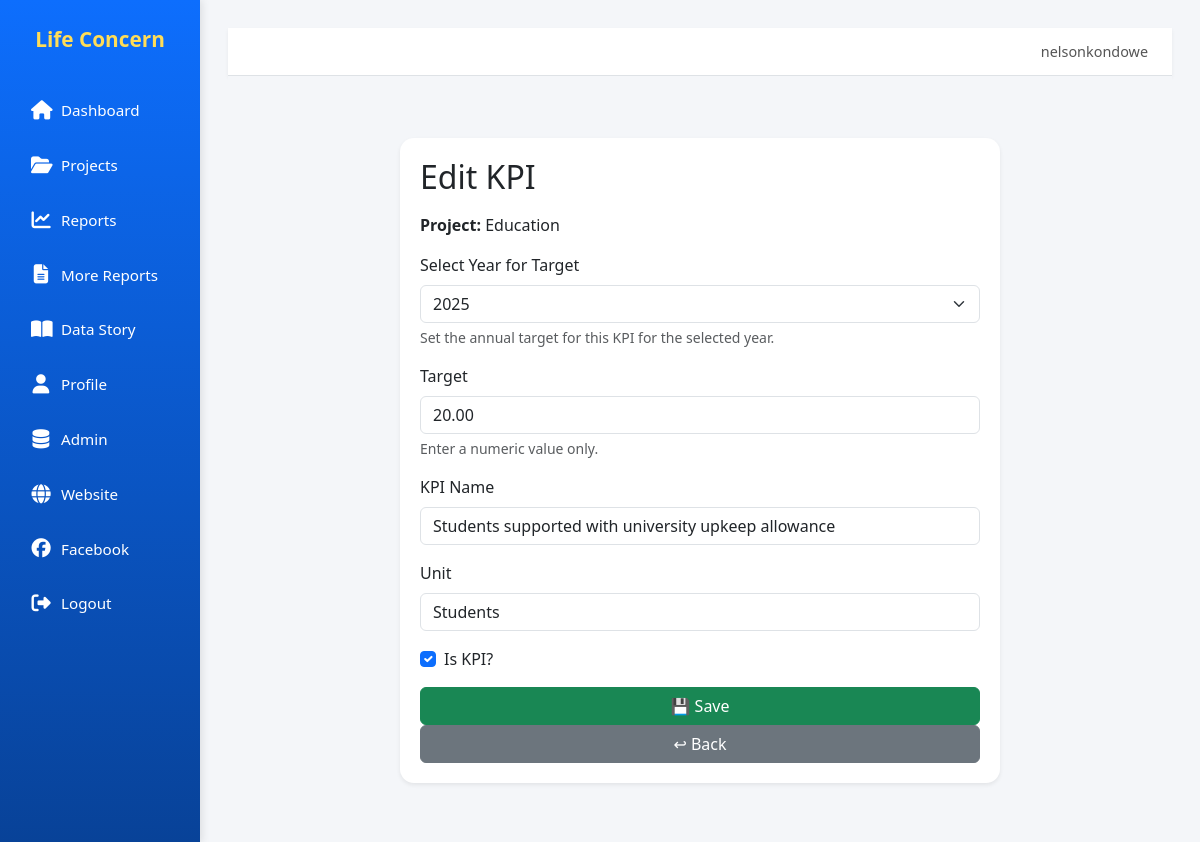
Page /projects/1/indicators/1/edit/ (signed in) on the committed database.
### core/models.py (models this page shows, shortened)
class Project(models.Model):
    name = models.CharField(max_length=200, unique=True)
    description = models.TextField(blank=True)
    start_year = models.IntegerField(null=True, blank=True)
    end_year = models.IntegerField(null=True, blank=True)
    active = models.BooleanField(default=True)

class IndicatorTarget(models.Model):
    indicator = models.ForeignKey(Indicator, on_delete=models.CASCADE, related_name='targets')
    year = models.IntegerField()
    value = models.DecimalField(max_digits=12, decimal_places=2)
    class Meta:
        unique_together = ('indicator', 'year')
        ordering = ['year']

class Indicator(models.Model):
    project = models.ForeignKey(Project, on_delete=models.CASCADE, related_name='indicators')
    name = models.CharField(max_length=200)
    unit = models.CharField(max_length=50, default='count')
    is_kpi = models.BooleanField(default=False)  # KPI flag
    current_value = models.DecimalField(max_digits=12, decimal_places=2, default=0)
    progress = models.DecimalField(max_digits=5, decimal_places=2, default=0)  # % progress
    class Meta:
        unique_together = ('project', 'name')

### core/views.py (the view)
# urls.py: path('projects/<int:project_pk>/indicators/<int:pk>/edit/', views.indicator_edit, name='indicator_edit'),
@login_required
def indicator_edit(request, project_pk, pk):
    project = get_object_or_404(Project, pk=project_pk)
    indicator = get_object_or_404(Indicator, pk=pk, project=project)
    current_year = timezone.now().year
    years = [current_year - 2, current_year - 1, current_year, current_year + 1, current_year + 2]
    try:
        current_target = IndicatorTarget.objects.get(indicator=indicator, year=current_year)
        initial_data = {"target": current_target.value}
        selected_year = current_year
    except IndicatorTarget.DoesNotExist:
        initial_data = {}
        selected_year = current_year
    if request.method == "POST":
        form = IndicatorForm(request.POST, instance=indicator, initial=initial_data)
        if form.is_valid():
            indicator = form.save(commit=False)
            indicator.project = project
            indicator.save()
            target_val = form.cleaned_data.get("target")
            target_year = request.POST.get("year", current_year)
            try:
                target_year = int(target_year)
            except ValueError:
                target_year = current_year
            if target_val is not None:
                try:
                    target_val = float(target_val)
                    IndicatorTarget.objects.update_or_create(
                        indicator=indicator,
                        year=target_year,
                        defaults={"value": target_val},
                    )
                except (ValueError, TypeError):
                    messages.warning(request, "Invalid target value. Please enter a numeric value.")
            messages.success(request, "KPI updated successfully!")
            return redirect("project_detail", pk=project.pk)
        else:
            messages.warning(request, "Please correct the errors in the form.")
    else:
        form = IndicatorForm(instance=indicator, initial=initial_data)
    return render(
        request,
        "core/indicators/indicator_form.html",
        {
            "form": form,
            "project": project,
            "indicator": indicator,
            "title": "Edit KPI",
            "now": timezone.now(),
            "years": years,
            "selected_year": selected_year,
        },
    )

### core/templates/core/indicators/indicator_form.html (shortened to what this page needs)
{% extends 'core/base.html' %}
{% load widget_tweaks %}
{% block content %}
<div class="card shadow-sm" style="padding: 20px; max-width: 600px; margin: auto; margin-top: 30px;">
  <h2 class="mb-3">{{ title }}</h2>
  <p><strong>Project:</strong> {{ project.name }}</p>
  <form method="post" novalidate id="indicatorForm">
    <div class="mb-3">
      <label for="id_year" class="form-label">Select Year for Target</label>
      <select name="year" id="id_year" class="form-select {% if form.errors.year %}is-invalid{% endif %}">
        {% for y in years %}
          <option value="{{ y }}" {% if y == selected_year %}selected{% endif %}>{{ y }}</option>
        {% endfor %}
      </select>
      <div class="form-text">Set the annual target for this KPI for the selected year.</div>
    </div>
    <div class="mb-3">
      <label for="id_target" class="form-label">Target</label>
      <input type="text"
             name="target"
             id="id_target"
             class="form-control {% if form.errors.target %}is-invalid{% endif %}"
             value="{{ form.initial.target|default_if_none:'' }}">
      <div class="form-text">Enter a numeric value only.</div>
    </div>
    <div class="mb-3">
      <label for="{{ form.name.id_for_label }}" class="form-label">KPI Name</label>
      {{ form.name|add_class:"form-control" }}
    </div>
    <div class="mb-3">
      <label for="{{ form.unit.id_for_label }}" class="form-label">Unit</label>
      {{ form.unit|add_class:"form-control" }}
    </div>
    <div class="form-check mb-3">
      {{ form.is_kpi|add_class:"form-check-input" }}
      <label class="form-check-label" for="{{ form.is_kpi.id_for_label }}">Is KPI?</label>
    </div>
    <button type="submit" class="btn btn-success">💾 Save</button>
    <a href="{% url 'project_detail' project.pk %}" class="btn btn-secondary">↩ Back</a>
  </form>
</div>
{% endblock %}

### core/templates/core/base.html (shortened to what this page needs)
<!doctype html>
<html lang="en">
<head>
  {% load static %}
  <link rel="stylesheet" href="{% static 'styles.css' %}">
  <link href="https://cdn.jsdelivr.net/npm/bootstrap@5.3.3/dist/css/bootstrap.min.css" rel="stylesheet">
  <link rel="stylesheet" href="https://cdnjs.cloudflare.com/ajax/libs/font-awesome/6.5.0/css/all.min.css">
</head>
<body>
  <div class="layout">
    {% if request.resolver_match.url_name != "login" %}
      <aside class="sidebar">
        <div class="brand">Life Concern</div>
        <nav class="nav">
          <a href="{% url 'dashboard' %}" class="{% if request.resolver_match.url_name == 'dashboard' %}active{% endif %}">
            <i class="fas fa-home"></i> Dashboard
          </a>
          <a href="{% url 'projects' %}" class="{% if request.resolver_match.url_name == 'projects' %}active{% endif %}">
            <i class="fas fa-folder-open"></i> Projects
          </a>
          <a href="{% url 'reports' %}" class="{% if request.resolver_match.url_name == 'reports' %}active{% endif %}">
            <i class="fas fa-chart-line"></i> Reports
          </a>
          <a href="{% url 'more_reports' %}" class="{% if request.resolver_match.url_name == 'more_reports' %}active{% endif %}">
            <i class="fas fa-file-alt"></i> More Reports
          </a>
          <a href="{% url 'data_story' %}" class="{% if request.resolver_match.url_name == 'data_story' %}active{% endif %}">
            <i class="fas fa-book-open"></i> Data Story
          </a>
          <a href="{% url 'profile' %}" class="{% if request.resolver_match.url_name == 'profile' %}active{% endif %}">
            <i class="fas fa-user"></i> Profile
          </a>
          <a href="{% url 'admin:index' %}" target="_blank">
            <i class="fas fa-database"></i> Admin
          </a>
          <a href="https://www.licomw.org" target="_blank">
            <i class="fas fa-globe"></i> Website
          </a>
          <a href="https://web.facebook.com/LifeConcernMalawi" target="_blank">
            <i class="fab fa-facebook"></i> Facebook
          </a>
          <form method="post" action="{% url 'logout' %}">
            <button type="submit">
              <i class="fas fa-sign-out-alt"></i> Logout
            </button>
          </form>
        </nav>
      </aside>
    {% endif %}
    <div class="content">
      {% if request.resolver_match.url_name != "login" %}
        <div class="topbar">
          <div class="user-info">
            {{ request.user.username }}
          </div>
        </div>
      {% endif %}
      <main class="page-body">
        <div class="container-fluid">
          {% block content %}{% endblock %}
        </div>
      </main>
    </div>
  </div>
</body>
</html>

### static/styles.css (style rules this page uses)
body { margin:0; font-family: Arial, Helvetica, sans-serif; background:#f4f9ff; }
a { color:#0a5bd3; text-decoration:none; }
.btn { width:100%; padding:12px; background:#0073e6; color:#fff; border:0; border-radius:8px; cursor:pointer; font-weight:bold; }
.layout { display:grid; grid-template-columns: 260px 1fr; min-height:100vh; }
.sidebar { background:#0073e6; color:#fff; padding: 24px 16px; display:flex; flex-direction:column; }
.brand { color:#ffdd57; font-weight: bold; font-size: 20px; text-align:center; margin-bottom: 20px; }
.nav a { display:block; color:#fff; padding:10px 12px; border-radius:8px; margin-bottom:8px; }
.content { padding: 28px; }
.card { background:#fff; border-radius:12px; padding: 20px; box-shadow: 0 6px 18px rgba(0,0,0,.06); margin-bottom:20px; overflow:auto; }

### core/templates/core/base.html (style rules this page uses)
body { font-family: "Segoe UI", sans-serif; background-color: #f4f6f9; }
.layout { display: flex; min-height: 100vh; }
.sidebar { width: 200px; background: linear-gradient(180deg, #0d6efd, #084298); color: #fff; display: flex; flex-direction: column; align-items: center; padding: 1.5rem 1rem; box-shadow: 2px 0 8px rgba(0,0,0,0.1); }
.sidebar .brand { font-size: 1.3rem; font-weight: bold; margin-bottom: 2rem; text-align: center; }
.sidebar .nav { display: flex; flex-direction: column; align-items: stretch; width: 100%; }
.sidebar .nav a, .sidebar .nav form button { display: flex; flex-direction: row; align-items: center; justify-content: flex-start; gap: 10px; padding: 12px 15px; color: #fff; text-decoration: none; border-radius: 8px; margin-bottom: 8px; font-size: 0.95rem; transition: background 0.3s ease, transform 0.1s ease; }
.sidebar .nav a i, .sidebar .nav button i { font-size: 1.2rem; width: 20px; text-align: center; }
.sidebar .nav button { background: none; border: none; color: #fff; cursor: pointer; width: 100%; text-align: left; }
.content { flex: 1; display: flex; flex-direction: column; }
.topbar { background: #fff; padding: 0.8rem 1.5rem; display: flex; align-items: center; justify-content: space-between; border-bottom: 1px solid #dee2e6; box-shadow: 0 2px 4px rgba(0,0,0,0.05); }
.topbar .user-info { font-size: 0.9rem; color: #555; }
.page-body { flex: 1; padding: 2rem; background: #f4f6f9; }
.card { border-radius: 14px; box-shadow: 0 3px 8px rgba(0,0,0,0.08); background: #fff; margin-bottom: 1.5rem; border: none; }

### rows in the picture
Project: name "Education"
IndicatorTarget: target "20.00"
Indicator: name "Students supported with university upkeep allowance", unit "Students", is_kpi "☑"

### other values in the picture
{{ request.user.username }} "nelsonkondowe"
{{ title }} "Edit KPI"
form field year "2025"
